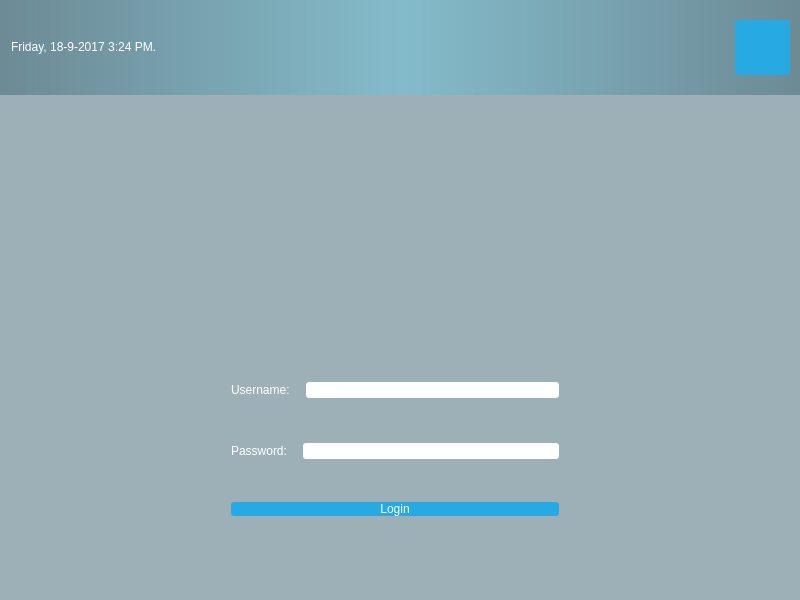
<?xml version="1.0" encoding="UTF-8"?>
<ui version="4.0">
 <class>MainWindow</class>
 <widget class="QMainWindow" name="MainWindow">
  <property name="geometry">
   <rect>
    <x>0</x>
    <y>0</y>
    <width>800</width>
    <height>600</height>
   </rect>
  </property>
  <property name="windowTitle">
   <string>MainWindow</string>
  </property>
  <property name="styleSheet">
   <string notr="true">#loginForm { border: 1px solid; }

#centralWidget { 
background: rgba(32, 80, 96, 100);
border-image: url(:/images/blue-wallpaper-7.jpg);
 }

#topPanel { background-color: qlineargradient(spread:reflect, x1:0.5, y1:0, x2:0, y2:0, stop:0 rgba(91, 204, 233, 100), stop:1 rgba(32, 80, 96, 100)); }

#loginForm
{
  background: rgba(0, 0, 0, 80);
  border-radius: 8px;
}

QLabel { color: white; }
QLineEdit { border-radius: 3px; }

QPushButton
{
  color: white;
  background-color: #27a9e3;
  border-width: 0px;
  border-radius: 3px;
}

QPushButton:hover { background-color: #66c011; }</string>
  </property>
  <widget class="QWidget" name="centralWidget">
   <widget class="QWidget" name="topPanel" native="true">
    <property name="geometry">
     <rect>
      <x>0</x>
      <y>0</y>
      <width>801</width>
      <height>95</height>
     </rect>
    </property>
    <layout class="QHBoxLayout" name="horizontalLayout">
     <property name="topMargin">
      <number>20</number>
     </property>
     <property name="bottomMargin">
      <number>20</number>
     </property>
     <item>
      <widget class="QLabel" name="currentDateAndTime">
       <property name="sizePolicy">
        <sizepolicy hsizetype="Minimum" vsizetype="Fixed">
         <horstretch>0</horstretch>
         <verstretch>0</verstretch>
        </sizepolicy>
       </property>
       <property name="text">
        <string>Friday, 18-9-2017 3:24 PM.</string>
       </property>
      </widget>
     </item>
     <item>
      <spacer name="horizontalSpacer">
       <property name="orientation">
        <enum>Qt::Horizontal</enum>
       </property>
       <property name="sizeType">
        <enum>QSizePolicy::Expanding</enum>
       </property>
       <property name="sizeHint" stdset="0">
        <size>
         <width>50</width>
         <height>20</height>
        </size>
       </property>
      </spacer>
     </item>
     <item>
      <widget class="QPushButton" name="shutdown">
       <property name="sizePolicy">
        <sizepolicy hsizetype="Fixed" vsizetype="Fixed">
         <horstretch>0</horstretch>
         <verstretch>0</verstretch>
        </sizepolicy>
       </property>
       <property name="minimumSize">
        <size>
         <width>55</width>
         <height>55</height>
        </size>
       </property>
       <property name="text">
        <string/>
       </property>
       <property name="icon">
        <iconset resource="resources.qrc">
         <normaloff>:/icons/download.png</normaloff>:/icons/download.png</iconset>
       </property>
       <property name="iconSize">
        <size>
         <width>55</width>
         <height>55</height>
        </size>
       </property>
      </widget>
     </item>
    </layout>
   </widget>
   <widget class="QWidget" name="horizontalLayoutWidget_2">
    <property name="geometry">
     <rect>
      <x>0</x>
      <y>110</y>
      <width>791</width>
      <height>161</height>
     </rect>
    </property>
    <layout class="QHBoxLayout" name="horizontalLayout_2">
     <item>
      <widget class="QLabel" name="label_2">
       <property name="sizePolicy">
        <sizepolicy hsizetype="Fixed" vsizetype="Fixed">
         <horstretch>0</horstretch>
         <verstretch>0</verstretch>
        </sizepolicy>
       </property>
       <property name="minimumSize">
        <size>
         <width>150</width>
         <height>150</height>
        </size>
       </property>
       <property name="text">
        <string/>
       </property>
       <property name="pixmap">
        <pixmap resource="resources.qrc">:/images/Logomakr_1pFmsQ.png</pixmap>
       </property>
       <property name="scaledContents">
        <bool>true</bool>
       </property>
       <property name="alignment">
        <set>Qt::AlignRight|Qt::AlignTrailing|Qt::AlignVCenter</set>
       </property>
       <property name="wordWrap">
        <bool>true</bool>
       </property>
      </widget>
     </item>
    </layout>
   </widget>
   <widget class="QWidget" name="horizontalLayoutWidget">
    <property name="geometry">
     <rect>
      <x>0</x>
      <y>280</y>
      <width>791</width>
      <height>301</height>
     </rect>
    </property>
    <layout class="QHBoxLayout" name="horizontalLayout_3">
     <property name="topMargin">
      <number>0</number>
     </property>
     <item>
      <widget class="QWidget" name="verticalWidget" native="true">
       <property name="sizePolicy">
        <sizepolicy hsizetype="Fixed" vsizetype="Fixed">
         <horstretch>0</horstretch>
         <verstretch>0</verstretch>
        </sizepolicy>
       </property>
       <property name="minimumSize">
        <size>
         <width>350</width>
         <height>200</height>
        </size>
       </property>
       <layout class="QVBoxLayout" name="loginForm">
        <property name="topMargin">
         <number>50</number>
        </property>
        <property name="bottomMargin">
         <number>1</number>
        </property>
        <item>
         <layout class="QHBoxLayout" name="horizontalLayout_5">
          <item>
           <widget class="QLabel" name="label_3">
            <property name="text">
             <string>Username:</string>
            </property>
           </widget>
          </item>
          <item>
           <spacer name="horizontalSpacer_2">
            <property name="orientation">
             <enum>Qt::Horizontal</enum>
            </property>
            <property name="sizeType">
             <enum>QSizePolicy::Fixed</enum>
            </property>
            <property name="sizeHint" stdset="0">
             <size>
              <width>10</width>
              <height>20</height>
             </size>
            </property>
           </spacer>
          </item>
          <item>
           <widget class="QLineEdit" name="lineEdit"/>
          </item>
         </layout>
        </item>
        <item>
         <spacer name="verticalSpacer">
          <property name="orientation">
           <enum>Qt::Vertical</enum>
          </property>
          <property name="sizeType">
           <enum>QSizePolicy::Fixed</enum>
          </property>
          <property name="sizeHint" stdset="0">
           <size>
            <width>20</width>
            <height>10</height>
           </size>
          </property>
         </spacer>
        </item>
        <item>
         <layout class="QHBoxLayout" name="horizontalLayout_4">
          <property name="topMargin">
           <number>20</number>
          </property>
          <property name="bottomMargin">
           <number>20</number>
          </property>
          <item>
           <widget class="QLabel" name="label_4">
            <property name="text">
             <string>Password:</string>
            </property>
           </widget>
          </item>
          <item>
           <spacer name="horizontalSpacer_3">
            <property name="orientation">
             <enum>Qt::Horizontal</enum>
            </property>
            <property name="sizeType">
             <enum>QSizePolicy::Fixed</enum>
            </property>
            <property name="sizeHint" stdset="0">
             <size>
              <width>10</width>
              <height>20</height>
             </size>
            </property>
           </spacer>
          </item>
          <item>
           <widget class="QLineEdit" name="lineEdit_2"/>
          </item>
         </layout>
        </item>
        <item>
         <spacer name="verticalSpacer_2">
          <property name="orientation">
           <enum>Qt::Vertical</enum>
          </property>
          <property name="sizeType">
           <enum>QSizePolicy::Fixed</enum>
          </property>
          <property name="sizeHint" stdset="0">
           <size>
            <width>20</width>
            <height>10</height>
           </size>
          </property>
         </spacer>
        </item>
        <item>
         <widget class="QPushButton" name="pushButton">
          <property name="text">
           <string>Login</string>
          </property>
         </widget>
        </item>
       </layout>
      </widget>
     </item>
    </layout>
   </widget>
   <zorder>topPanel</zorder>
   <zorder>horizontalLayoutWidget_2</zorder>
   <zorder>label_2</zorder>
   <zorder>horizontalLayoutWidget</zorder>
  </widget>
 </widget>
 <layoutdefault spacing="6" margin="11"/>
 <resources>
  <include location="resources.qrc"/>
 </resources>
 <connections/>
</ui>
